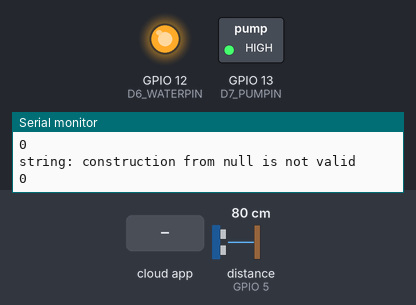
Bench run of a sketch on a simulated ESP8266 (NodeMCU). Parts: switched loads named in the sketch (green lamp = pin HIGH), output pins drawn as LEDs (lit = HIGH), the last lines printed to the serial monitor. The test bench sets the inputs (shaded band); at power-on: distance to the obstacle (sensor on GPIO 5) 80 cm. The echo pulse lasts 58.3 µs per cm; WiFi joins after 1.5 s; servers stay silent unless stated; the Firebase database answers and starts empty; pins used as bus, display or sensor lines are not drawn.

Above: at 3.2 s.
3.3 s: the phone or cloud app sets status to 1
At 4.4 s:
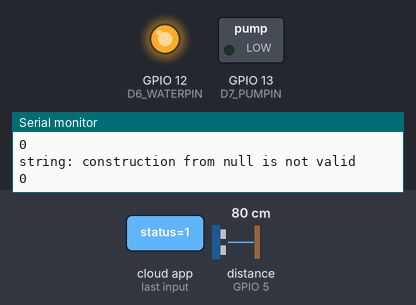
5.1 s: the phone or cloud app sets wtstatus to 1
At 6.3 s:
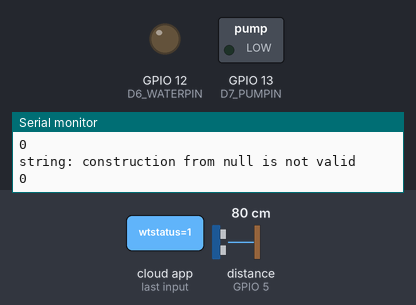
6.6 s: the phone or cloud app sets status to 0
At 7.9 s:
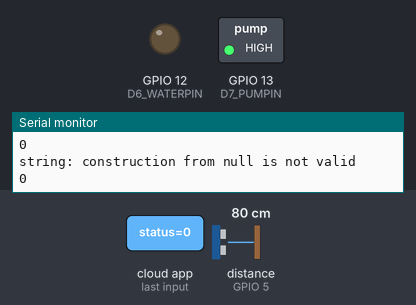
10.8 s: the phone or cloud app sets wtstatus to 0
At 12.1 s:
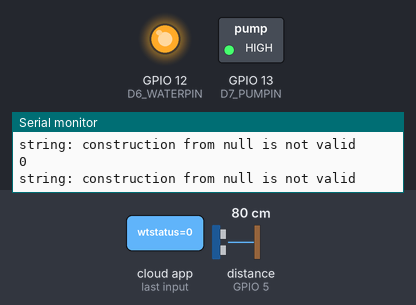
Timing chart, 0 to 13.8 s (numbered marks = the images above; inputs shaded):
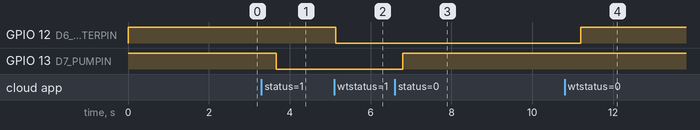

Measured:
- after the input at 3.3 s, GPIO 13 (D7_PUMPIN): HIGH → LOW after 0.37 s
- after the input at 5.1 s, GPIO 12 (D6_WATERPIN): HIGH → LOW at once
- after the input at 6.6 s, GPIO 13 (D7_PUMPIN): LOW → HIGH after 0.20 s
- after the input at 10.8 s, GPIO 12 (D6_WATERPIN): LOW → HIGH after 0.39 s

The sketch:

sketchmodulepump.ino
```cpp
#include <ESP8266WiFi.h>
#include <FirebaseArduino.h>
#define FIREBASE_HOST "smartfarm-8f129.firebaseio.com"
#define FIREBASE_AUTH "gp838AU2oGwMxQ1fYQ01ESkDoc7KoaKzWGjzeRwV"
#define WIFI_SSID "hosta"
#define WIFI_PASSWORD "sauravsinghal"
#define D6_WATERPIN 12
#define D7_PUMPIN 13
#define D0_PINGPIN 16 //trigger
#define D1_ECHOPIN 5 //echo
int st = HIGH, st1 = HIGH;
int x, y, z;
long duration, cm;
void setup() {
  Serial.begin(9600);
  pinMode(D7_PUMPIN, OUTPUT);
  pinMode(D6_WATERPIN, OUTPUT);
  digitalWrite(D7_PUMPIN, st);
  digitalWrite(D6_WATERPIN, st1);
  // connect to wifi.
  WiFi.begin(WIFI_SSID, WIFI_PASSWORD);
  Serial.print("connecting");
  while (WiFi.status() != WL_CONNECTED) {
    Serial.print(".");
    delay(500);
  }
  Serial.println();
  Serial.print("connected: ");
  Serial.println(WiFi.localIP());
  Firebase.begin(FIREBASE_HOST, FIREBASE_AUTH);
  delay(500);
}
long microsecondsToCentimeters(long microseconds) {
  return microseconds / 29 / 2;
}
void loop() {
  if (WiFi.status() == WL_CONNECTED) {
    pinMode(D0_PINGPIN, OUTPUT);
    pinMode(D1_ECHOPIN, INPUT);
    digitalWrite(D0_PINGPIN, LOW);
    delayMicroseconds(2);
    digitalWrite(D0_PINGPIN, HIGH);
    delayMicroseconds(10);
    digitalWrite(D0_PINGPIN, LOW);
    duration = pulseIn(D1_ECHOPIN, HIGH);
    cm=duration*0.034/2;
    Serial.println(cm+"%");
    Firebase.setInt("realtime/water", cm);
    if (Firebase.failed()) {
      Serial.println(Firebase.error());
      return;
    }
    x = Firebase.getFloat ("realtime/moisture");
    Serial.println(x);
    y = Firebase.getInt("realtime/status");
    if (y == 1 && st == HIGH)
    {
      st = LOW;
      digitalWrite(D7_PUMPIN, st);
      delay(100);
    }
    else if (y == 0 && st == LOW)
    {
      st = HIGH;
      digitalWrite(D7_PUMPIN, st);
    }
    z = Firebase.getInt("realtime/wtstatus");
    if (z == 1 && st1 == HIGH)
    {
      st1 = LOW;
      digitalWrite(D6_WATERPIN, st1);
    }
    else if (z == 0 && st1 == LOW)
    {
      st1 = HIGH;
      digitalWrite(D6_WATERPIN, st1);
    }
  }
  else
  {
    WiFi.begin(WIFI_SSID, WIFI_PASSWORD);
    Serial.print("connecting");
    while (WiFi.status() != WL_CONNECTED) {
      Serial.print(".");
      delay(500);
    }
    Serial.println();
    Serial.print("connected: ");
    Serial.println(WiFi.localIP());
    Firebase.begin(FIREBASE_HOST, FIREBASE_AUTH);
    delay(500);
  }
}
```
